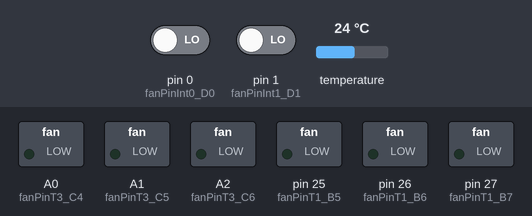
The program below on a simulated Teensy 3. Parts: switched loads named in the program (green lamp = pin HIGH). The test bench sets the inputs (shaded band); at power-on: pin 0 (fanPinInt0_D0) LOW, pin 1 (fanPinInt1_D1) LOW, temperature 24 °C. What the program prints to the serial monitor is not drawn.

Above: at 0.1 s.
At 1.8 s:
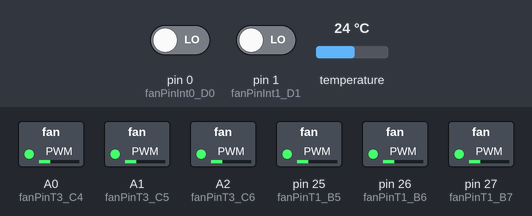
At 3.5 s:
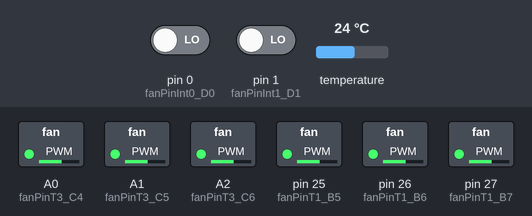
At 6.9 s:
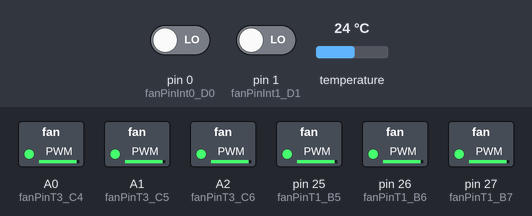
Timing chart, 0 to 8.4 s (numbered marks = the images above):
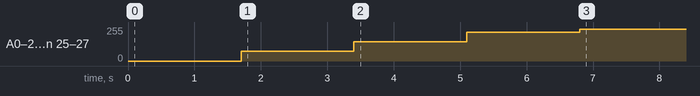

Measured:
- by itself, A0 (fanPinT3_C4), A1 (fanPinT3_C5), A2 (fanPinT3_C6), pin 25 (fanPinT1_B5), pin 26 (fanPinT1_B6), pin 27 (fanPinT1_B7): 0/255 → 72/255 at 1.7 s, → 144/255 1.7 s later, → 216/255 1.7 s later, → 240/255 1.7 s later

The program:

main.cpp
```cpp
#include <Arduino.h>

#include <TimerOne.h>
#include <TimerThree.h>

#include <OneWire.h>
#include <DallasTemperature.h>
#include <PID_v1.h>

// #include <PID_AutoTune_v0.h>
// #include <EnableInterrupt.h>

// my own shorthand
#define uint  uint16_t
#define ulong uint32_t

const uint oneWirePin_B0 = 20;
const uint oneWirePin_B1 = 21;
const uint oneWirePin_B2 = 22;
const uint oneWirePin_B3 = 23;

const uint fanPinInt0_D0 =  0;
const uint fanPinInt1_D1 =  1;
const uint fanPinInt2_D2 =  2;
const uint fanPinInt3_D3 =  3;
const uint fanPinInt4_E4 = 36;
const uint fanPinInt5_E5 = 37;
const uint fanPinInt6_E6 = 18;
const uint fanPinInt7_E7 = 19;

const uint fanPinT1_B5 = 25;
const uint fanPinT1_B6 = 26;
const uint fanPinT1_B7 = 27;
const uint fanPinT3_C4 = 14;
const uint fanPinT3_C5 = 15;
const uint fanPinT3_C6 = 16;

const uint pwm_freq_kz=25; // 25 kHz = 40us


// Analog Read Potentiometer Value
// for wiring, see: https://www.arduino.cc/en/tutorial/potentiometer
// Basically: (pin1) +5v --- WIPER --- (pin2) ANALOG_PIN_A2 --- WIPER --- (pin3) GND
// int potPin = 2;    // select the input pin for the potentiometer
// int pot0_val = 0;       // variable to store the value coming from the sensor
// uint pid_loop_inner_freq = 10;
uint pid_loop_outer_inner_ratio = 7;


// lowest possible value, that still produces a valid pwm signal
// expressed as % percentage of PWM duty cycle
double innerS_min = 06.00;

// highest possible value, that still produces a valid pwm signal
// expressed as % percentage of PWM duty cycle
double innerS_max = 94.00;


double tach_threshold_near_mid = 0.20;
// double tach_threshold_mid_fine = 0.05;

// double tach_threshold_near_mid = 0.160;
double tach_threshold_mid_fine = 0.040;


uint near_overshoots = 0;
uint max_near_overshoots = 3;

double innerS_max_change = 0.3;
double innerS_max_change_abs = innerS_max * innerS_max_change;

struct timer
{
};
// arduino uno atmega328p only has 3 fast timer registers
timer timer0, timer1, timer2;

// a dallas ds18b20 temperature object
struct temp
{
  float temp_min, temp_max, temp_target;
  float temp;
  uint pad;
};
temp temp0, temp1;

// pid object - a single set of pid configuration values
struct pid
{
  double setpoint;
  double kp, ki, kd;
};

struct fan
{
   uint pin_tach, pin_pwm;
   double rpm_min, rpm_max, rpm_target, pwm_max_change_abs;
   uint near_overshoots;
   double tach_min, tach_max, tach_target;
   double rpm, tach, last_tach, pwm, pwm_last;
   uint pad;
};

// example - how to declare a fan instance
// ========================================
// fan FAN_NAME = { pin_tach, pin_pwm, min_rpm, max_rpm, default_rpm, \
//                  pwm_max_change_per_cycle, num_fine_seek_operations_until_settling }

fan fan0 = { fanPinInt0_D0, fanPinT1_B6, 900, 2600, 1500, innerS_max_change_abs, max_near_overshoots };
fan fan1 = { fanPinInt1_D1, fanPinT1_B7, 200, 2000, 1100, innerS_max_change_abs, max_near_overshoots };

// fan fans[] = { fan0, fan1 };
fan fans[] = { fan0 };
uint num_fans = sizeof(fans);

// Setup Dallas DS18b20 Temperature Sensor
// BTW i2c is on pin 2 (middle pin) of the Dallas ds18b20
OneWire oneWire_B0(oneWirePin_B0);
DallasTemperature sensors(&oneWire_B0);

double setPoint, sensor0_temp, Output;
double innerS, innerS_last;
double outerS, outerS_last;

uint innerS_delay = 1700;
// uint innerS_delay = 1000;

// inner pid = ip_, outer pid = op
// aggressive=_fast, medium=_mid, conservative=_fine

// original
// pid ip_fine_orig = { 20, 10, 10 };
// pid ip_fast_orig = { 50, 50, 20 };

// for rpm
// pid ip_fast = {  2.0, 00.5, 0.5 };
// pid ip_fast = { 4, 0.2, 1.0 };
// pid ip_fast = {  8.0, 00.0, 2.0 };

// pid ip_fine = {  2.7, 00.8, 0.6 };
// pid ip_fine = { 2, 0.1, 0.5 };

// for tach
// pid ip_fast = {  70, 40, 40 };
// pid ip_fast = {  30, 20, 20 };

// pid ip_fast = {  140, 80, 80 };
pid ip_fast = {  14.0, 8., 8.0 };

// pid ip_mid  = {  10, 10, 10 };
pid ip_mid  = {  1.0, 1.0, 1.0 };

// pid ip_fine = {  27, 08.8, 6.6 };
// pid ip_fine = {  170, 120, 110 };
// pid ip_fine = {  70, 40, 40 };
// pid ip_fine = {  20, 10, 10 };

// pid ip_fine = {  03, 03, 03 };
pid ip_fine = {  0.3, 0.3, 0.3 };


// PID innerPID(&fan0.rpm, &innerS, &fan0.rpm_target, ip_fine.kp, ip_fine.ki, ip_fine.kd, DIRECT);
// PID innerPID(&fan0.last_tach, &innerS, &fan0.tach_target, ip_fine.kp, ip_fine.ki, ip_fine.kd, DIRECT);
PID innerPID(&fan0.last_tach, &fan0.pwm, &fan0.tach_target, ip_fine.kp, ip_fine.ki, ip_fine.kd, DIRECT);

pid op_fast = { 40, 2.0, 10 };
pid op_med  = { 20, 1.0, 05 };
pid op_slow = { 10, 0.5, 02 };

// pid op_slow2 = { 20, 10, 10 };
// pid op_fast2 = { 50, 50, 20 };
PID outerPID(&sensor0_temp, &outerS, &setPoint, op_slow.kp, op_slow.ki, op_slow.kd, REVERSE);


// fan tachometer

// void fan0_tick()   { fan0.tach++;   Serial.println("fan0_tick()"); }
// void fan1_tick()   { fan1.tach++;   Serial.println("fan1_tick()"); }
void fan0_tick()   { fan0.tach++; }
void fan1_tick()   { fan1.tach++; }

void clear_tachs() { fan0.tach = 0; fan1.tach = 0; }

double tach_to_rpm(uint tach, uint ms_ellapsed)
{
   return ((double)tach * 60 * 1000) / (2 * ms_ellapsed);
}

uint rpm_to_tach(double rpm, uint ms_ellapsed)
{
  // double tach_exact = (rpm * 2 * (double)ms_ellapsed) / (60 * 1000);
  double tach_exact = (rpm * 2 / 60) * ms_ellapsed / 1000;

  // round to nearest whole integer
  return (uint)round(tach_exact);
}

void fan_instance_autofill_tachs(fan &fan_instance)
{
  fan_instance.tach_target = rpm_to_tach(fan_instance.rpm_target, innerS_delay);
  fan_instance.tach_min    = rpm_to_tach(fan_instance.rpm_min,    innerS_delay);
  fan_instance.tach_max    = rpm_to_tach(fan_instance.rpm_max,    innerS_delay);
}

void fan_instance_moderate_pwm(double gap, fan &fan_instance)
{
  if( abs(fan_instance.pwm - fan_instance.pwm_last) > fan_instance.pwm_max_change_abs )
  {
    if( fan_instance.pwm > fan_instance.pwm_last)
    {
      fan_instance.pwm = fan_instance.pwm_last + fan_instance.pwm_max_change_abs;
    }
    else
    {
      fan_instance.pwm = fan_instance.pwm_last - fan_instance.pwm_max_change_abs;
    }
  }

  if(abs(gap) > tach_threshold_mid_fine)
  {
    fan_instance.pwm_last = fan_instance.pwm;
    fan_instance.near_overshoots = 0;
  }
  else if( (gap < 0) && (fan_instance.near_overshoots < max_near_overshoots) )
  {
    fan_instance.pwm_last = fan_instance.pwm;
    fan_instance.near_overshoots++;
  }
}

unsigned long start, stop;
int loopCounter;

void setup()
{
  Timer1.initialize(1000/pwm_freq_kz);
  Timer3.initialize(1000/pwm_freq_kz);

  // Setup Pins
  pinMode(fan0.pin_pwm, OUTPUT);
  pinMode(fan0.pin_tach, INPUT);

  pinMode(fan1.pin_pwm, OUTPUT);
  pinMode(fan1.pin_tach, INPUT);

  // setup interupt callbacks
  // arduino uno atmega 328p can only support max 2 digital pin interrupts!!
  attachInterrupt(digitalPinToInterrupt(fan0.pin_tach), fan0_tick, RISING);
  attachInterrupt(digitalPinToInterrupt(fan1.pin_tach), fan1_tick, RISING);

  Serial.begin(9600);
  // Serial.begin(19200);
  Serial.println("Start");

  // Temperature Setup
  sensors.begin();                    //Start Library
  sensors.requestTemperatures();      // Send the command to get temperatures
  sensor0_temp = sensors.getTempCByIndex(0); //Set Input to Current Temperature

  fan_instance_autofill_tachs(fan0);
  clear_tachs();

  // double temp0Min = 25;
  // double temp0Max = 50;
  // double temp0Tgt = setPoint;

  // double temp1Min = 25;
  // double temp1Max = 50;
  // double temp1Tgt = setPoint;
  // double temp2Min = 25;
  // double temp2Max = 50;
  // double temp2Tgt = setPoint;
  // double temp3Min = 25;
  // double temp3Max = 50;
  // double temp3Tgt = setPoint;

  setPoint = 28;                      //Inintialize desired Temperature in Deg C


  // PID Setup
  innerPID.SetMode(AUTOMATIC);
  innerPID.SetOutputLimits(innerS_min, innerS_max);

  outerPID.SetMode(AUTOMATIC);
  //TCCR2B = TCCR2B & 0b11111000 | 0x01;  //adjust the PWM Frequency, note: this changes timing like delay()

  loopCounter=0;

  // After requesting a temperature sample from a dallas ds18b20, we have to wait for the sensor to respond back
  sensors.setWaitForConversion(false);  // make it async
  sensors.requestTemperatures();
}


// input  = temp
// output = fan rpm value
// output = relay, OTP over temperature timeout period exceeded
void outer_loop()
{
  Serial.println("");
  Serial.println("outer_loop()");

  // // get the potentiometer input value
  // pot0_val = analogRead(potPin);

  // now get the temperature
  sensor0_temp=sensors.getTempCByIndex(0);

  // Request the next temperature conversion in time for the next outer loop. non-blocking / async
  sensors.requestTemperatures();

  //Compute PID value
  double gap = abs(setPoint-sensor0_temp); //distance away from setpoint
  if(gap < 1)
  {
    //Close to setPoint, be conservative
    outerPID.SetTunings(op_slow.kp, op_slow.ki, op_slow.kd);
  }
  else
  {
     //Far from setPoint, be aggresive
     outerPID.SetTunings(op_fast.kp, op_fast.ki, op_fast.kd);
  }
  outerPID.Compute();

  // Serial.print("  ");
  // Serial.print("pot0_val=");
  // Serial.print(pot0_val);

  Serial.print("    ");
  Serial.print("sensor0_temp=");
  Serial.print(sensor0_temp);


  Serial.print(",   ");
  Serial.print("pidOutput=");
  Serial.println(Output);

  Serial.println("");

}


bool fan1_started = false;

// input  = current fan rpm
// output = desired fan rpm
// output = relay, fan tach failed
void inner_loop()
{
  Serial.println("  inner_loop()");

  fan0.last_tach = fan0.tach;

  Serial.print(",    ");
  Serial.print("fan0.last_tach=");
  Serial.print(fan0.last_tach);

  Serial.print("     ");
  Serial.print("fan0.tach_target=");
  Serial.print(fan0.tach_target);

  fan0.rpm = (fan0.last_tach * 60 * 1000) / (2 * innerS_delay);
  fan1.rpm = (fan1.last_tach * 60 * 1000) / (2 * innerS_delay);

  Serial.print("     ");
  Serial.print("fan0.rpm=");
  Serial.print(fan0.rpm);

  Serial.print("     ");
  Serial.print("fan0.rpm_target=");
  Serial.print(fan0.rpm_target);

  // Serial.print(",   ");
  // Serial.print("fan1_rpm=");
  // Serial.print(fan1_rpm);


  // Compute PID value
  double gap = (fan0.tach_target - fan0.tach) / fan0.tach_target; //distance away from setpoint

  Serial.print("     ");
  Serial.print("gap=");
  Serial.print(gap);

  if(abs(gap) < tach_threshold_mid_fine)
  {
    // Close distance to setPoint
    innerPID.SetTunings(ip_fine.kp, ip_fine.ki, ip_fine.kd);
  }
  else if(abs(gap) < tach_threshold_near_mid)
  {
    // Medium distance to setPoint
    innerPID.SetTunings(ip_mid.kp, ip_mid.ki, ip_mid.kd);
  }
  else
  {
     //Far from setPoint, be aggresive
     innerPID.SetTunings(ip_fast.kp, ip_fast.ki, ip_fast.kd);
  }

  innerPID.Compute();
  fan_instance_moderate_pwm(gap, fan0);

  Serial.print(",   ");
  Serial.print("fan0.pwm_last (PID)=");
  Serial.println(fan0.pwm_last);


  Timer1.pwm(fanPinT1_B5, (fan0.pwm_last / 100) * 1023);
  Timer1.pwm(fanPinT1_B6, (fan0.pwm_last / 100) * 1023);
  Timer1.pwm(fanPinT1_B7, (fan0.pwm_last / 100) * 1023);

  Timer3.pwm(fanPinT3_C4, (fan0.pwm_last / 100) * 1023);
  Timer3.pwm(fanPinT3_C5, (fan0.pwm_last / 100) * 1023);
  Timer3.pwm(fanPinT3_C6, (fan0.pwm_last / 100) * 1023);


  // if(!fan1_started)
  // {
  //   OCR2B = (((long) (400 + 1) * timer2_OCR2A_Setting) / (1024L*32)) - 1;
  //   fan1_started = true;
  // }


  // OCR2B = (((long) (fan0.pwm_last + 1) * timer2_OCR2A_Setting) / (1024L*256)) - 1;

  // loopCounter++;
  // Serial.println(loopCounter);
  Serial.println("");
}

unsigned long currentMillis  = 0;
unsigned long previousMillis = 0;

void loop()
{
  currentMillis = millis();

  if (currentMillis - previousMillis >= innerS_delay)
  {
    previousMillis = currentMillis;

    inner_loop();
    loopCounter++;

    if (loopCounter % pid_loop_outer_inner_ratio == 0)
      outer_loop();

    clear_tachs();
  }
}
```
